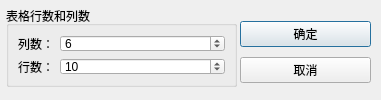
<?xml version="1.0" encoding="UTF-8"?>
<ui version="4.0">
 <class>TDialogSize</class>
 <widget class="QDialog" name="TDialogSize">
  <property name="geometry">
   <rect>
    <x>0</x>
    <y>0</y>
    <width>381</width>
    <height>100</height>
   </rect>
  </property>
  <property name="windowTitle">
   <string>Dialog</string>
  </property>
  <widget class="QGroupBox" name="groupBox">
   <property name="geometry">
    <rect>
     <x>6</x>
     <y>6</y>
     <width>231</width>
     <height>81</height>
    </rect>
   </property>
   <property name="title">
    <string>表格行数和列数</string>
   </property>
   <layout class="QFormLayout" name="formLayout">
    <item row="0" column="0">
     <widget class="QLabel" name="label">
      <property name="text">
       <string>列数：</string>
      </property>
     </widget>
    </item>
    <item row="0" column="1">
     <widget class="QSpinBox" name="spinBoxColumn">
      <property name="value">
       <number>6</number>
      </property>
     </widget>
    </item>
    <item row="1" column="0">
     <widget class="QLabel" name="label_2">
      <property name="text">
       <string>行数：</string>
      </property>
     </widget>
    </item>
    <item row="1" column="1">
     <widget class="QSpinBox" name="spinBoxRow">
      <property name="value">
       <number>10</number>
      </property>
     </widget>
    </item>
   </layout>
  </widget>
  <widget class="QWidget" name="">
   <property name="geometry">
    <rect>
     <x>240</x>
     <y>17</y>
     <width>131</width>
     <height>71</height>
    </rect>
   </property>
   <layout class="QVBoxLayout" name="verticalLayout">
    <item>
     <widget class="QPushButton" name="btnOk">
      <property name="text">
       <string>确定</string>
      </property>
      <property name="icon">
       <iconset resource="res.qrc">
        <normaloff>:/images/704.bmp</normaloff>:/images/704.bmp</iconset>
      </property>
     </widget>
    </item>
    <item>
     <widget class="QPushButton" name="btnCancel">
      <property name="text">
       <string>取消</string>
      </property>
      <property name="icon">
       <iconset resource="res.qrc">
        <normaloff>:/images/706.bmp</normaloff>:/images/706.bmp</iconset>
      </property>
     </widget>
    </item>
   </layout>
  </widget>
 </widget>
 <resources>
  <include location="res.qrc"/>
 </resources>
 <connections>
  <connection>
   <sender>btnOk</sender>
   <signal>clicked()</signal>
   <receiver>TDialogSize</receiver>
   <slot>accept()</slot>
   <hints>
    <hint type="sourcelabel">
     <x>239</x>
     <y>38</y>
    </hint>
    <hint type="destinationlabel">
     <x>149</x>
     <y>50</y>
    </hint>
   </hints>
  </connection>
  <connection>
   <sender>btnCancel</sender>
   <signal>clicked()</signal>
   <receiver>TDialogSize</receiver>
   <slot>reject()</slot>
   <hints>
    <hint type="sourcelabel">
     <x>239</x>
     <y>68</y>
    </hint>
    <hint type="destinationlabel">
     <x>149</x>
     <y>50</y>
    </hint>
   </hints>
  </connection>
 </connections>
</ui>
